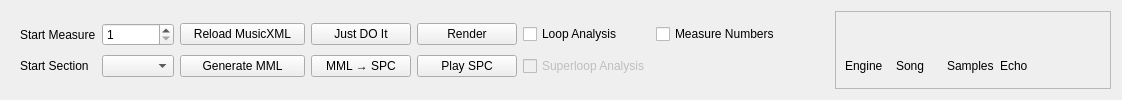
     <widget class="QWidget" name="main_controls_widget" native="true">
      <layout class="QHBoxLayout" name="horizontalLayout">
       <item>
        <widget class="QWidget" name="lower_control_widget" native="true">
         <layout class="QGridLayout" name="gridLayout_23">
          <item row="0" column="1">
           <widget class="QSpinBox" name="start_measure">
            <property name="toolTip">
             <string>Which measure of music you'd like to start with</string>
            </property>
            <property name="minimum">
             <number>1</number>
            </property>
            <property name="maximum">
             <number>999</number>
            </property>
           </widget>
          </item>
          <item row="0" column="2">
           <widget class="QPushButton" name="reload_musicxml">
            <property name="minimumSize">
             <size>
              <width>125</width>
              <height>0</height>
             </size>
            </property>
            <property name="text">
             <string>Reload MusicXML</string>
            </property>
            <property name="shortcut">
             <string>Ctrl+R</string>
            </property>
           </widget>
          </item>
          <item row="1" column="3">
           <widget class="QPushButton" name="generate_spc">
            <property name="text">
             <string>MML → SPC</string>
            </property>
           </widget>
          </item>
          <item row="1" column="2">
           <widget class="QPushButton" name="generate_mml">
            <property name="text">
             <string>Generate MML</string>
            </property>
           </widget>
          </item>
          <item row="1" column="5">
           <widget class="QCheckBox" name="superloop_analysis">
            <property name="enabled">
             <bool>false</bool>
            </property>
            <property name="text">
             <string>Superloop Analysis</string>
            </property>
           </widget>
          </item>
          <item row="1" column="0">
           <widget class="QLabel" name="start_section_label">
            <property name="text">
             <string>Start Section</string>
            </property>
           </widget>
          </item>
          <item row="0" column="0">
           <widget class="QLabel" name="start_measure_label">
            <property name="text">
             <string>Start Measure</string>
            </property>
           </widget>
          </item>
          <item row="0" column="6">
           <widget class="QCheckBox" name="measure_numbers">
            <property name="text">
             <string>Measure Numbers</string>
            </property>
           </widget>
          </item>
          <item row="1" column="1">
           <widget class="QComboBox" name="start_section"/>
          </item>
          <item row="0" column="3">
           <widget class="QPushButton" name="generate_and_play">
            <property name="minimumSize">
             <size>
              <width>100</width>
              <height>0</height>
             </size>
            </property>
            <property name="text">
             <string>Just DO It</string>
            </property>
            <property name="shortcut">
             <string>Ctrl+Space</string>
            </property>
           </widget>
          </item>
          <item row="1" column="4">
           <widget class="QPushButton" name="play_spc">
            <property name="text">
             <string>Play SPC</string>
            </property>
           </widget>
          </item>
          <item row="0" column="4">
           <widget class="QPushButton" name="render_zip">
            <property name="minimumSize">
             <size>
              <width>100</width>
              <height>0</height>
             </size>
            </property>
            <property name="text">
             <string>Render</string>
            </property>
            <property name="shortcut">
             <string>Ctrl+R</string>
            </property>
           </widget>
          </item>
          <item row="0" column="5">
           <widget class="QCheckBox" name="loop_analysis">
            <property name="text">
             <string>Loop Analysis</string>
            </property>
           </widget>
          </item>
         </layout>
        </widget>
       </item>
       <item>
        <spacer name="horizontalSpacer_3">
         <property name="orientation">
          <enum>Qt::Horizontal</enum>
         </property>
         <property name="sizeHint" stdset="0">
          <size>
           <width>40</width>
           <height>20</height>
          </size>
         </property>
        </spacer>
       </item>
       <item>
        <widget class="QFrame" name="utilization_frame">
         <property name="frameShape">
          <enum>QFrame::StyledPanel</enum>
         </property>
         <property name="frameShadow">
          <enum>QFrame::Raised</enum>
         </property>
         <layout class="QGridLayout" name="gridLayout_17">
          <item row="2" column="2">
           <widget class="QLabel" name="utilization_samples">
            <property name="text">
             <string>Samples</string>
            </property>
           </widget>
          </item>
          <item row="2" column="1">
           <widget class="QLabel" name="utilization_song">
            <property name="text">
             <string>Song</string>
            </property>
           </widget>
          </item>
          <item row="2" column="0">
           <widget class="QLabel" name="utilization_engine">
            <property name="text">
             <string>Engine</string>
            </property>
           </widget>
          </item>
          <item row="2" column="3">
           <widget class="QLabel" name="utilization_echo">
            <property name="text">
             <string>Echo</string>
            </property>
           </widget>
          </item>
          <item row="0" column="0" colspan="4">
           <widget class="QLabel" name="utilization">
            <property name="minimumSize">
             <size>
              <width>200</width>
              <height>20</height>
             </size>
            </property>
            <property name="text">
             <string/>
            </property>
           </widget>
          </item>
          <item row="0" column="4">
           <widget class="QLabel" name="utilization_pct_free">
            <property name="minimumSize">
             <size>
              <width>50</width>
              <height>0</height>
             </size>
            </property>
            <property name="text">
             <string/>
            </property>
           </widget>
          </item>
         </layout>
        </widget>
       </item>
      </layout>
     </widget>
